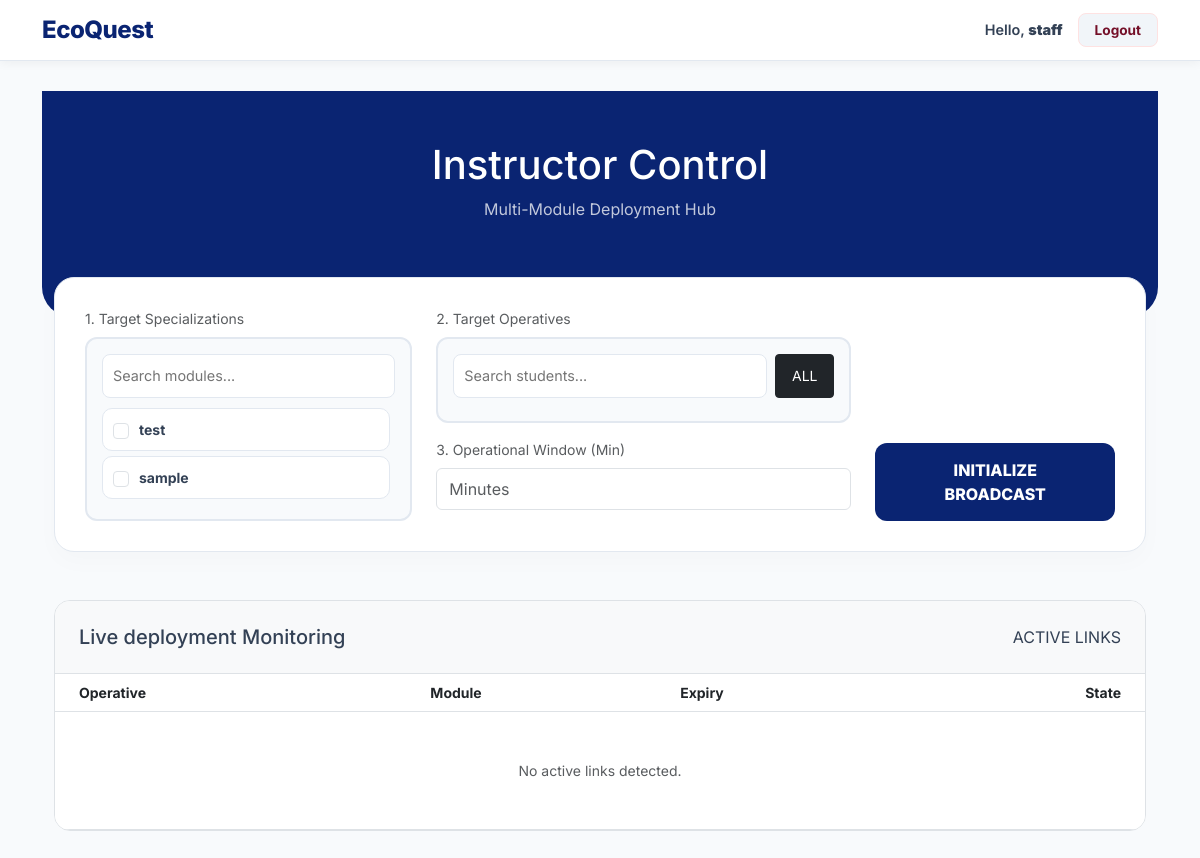
The app's page /dashboard/teacher/ (signed in), older data.
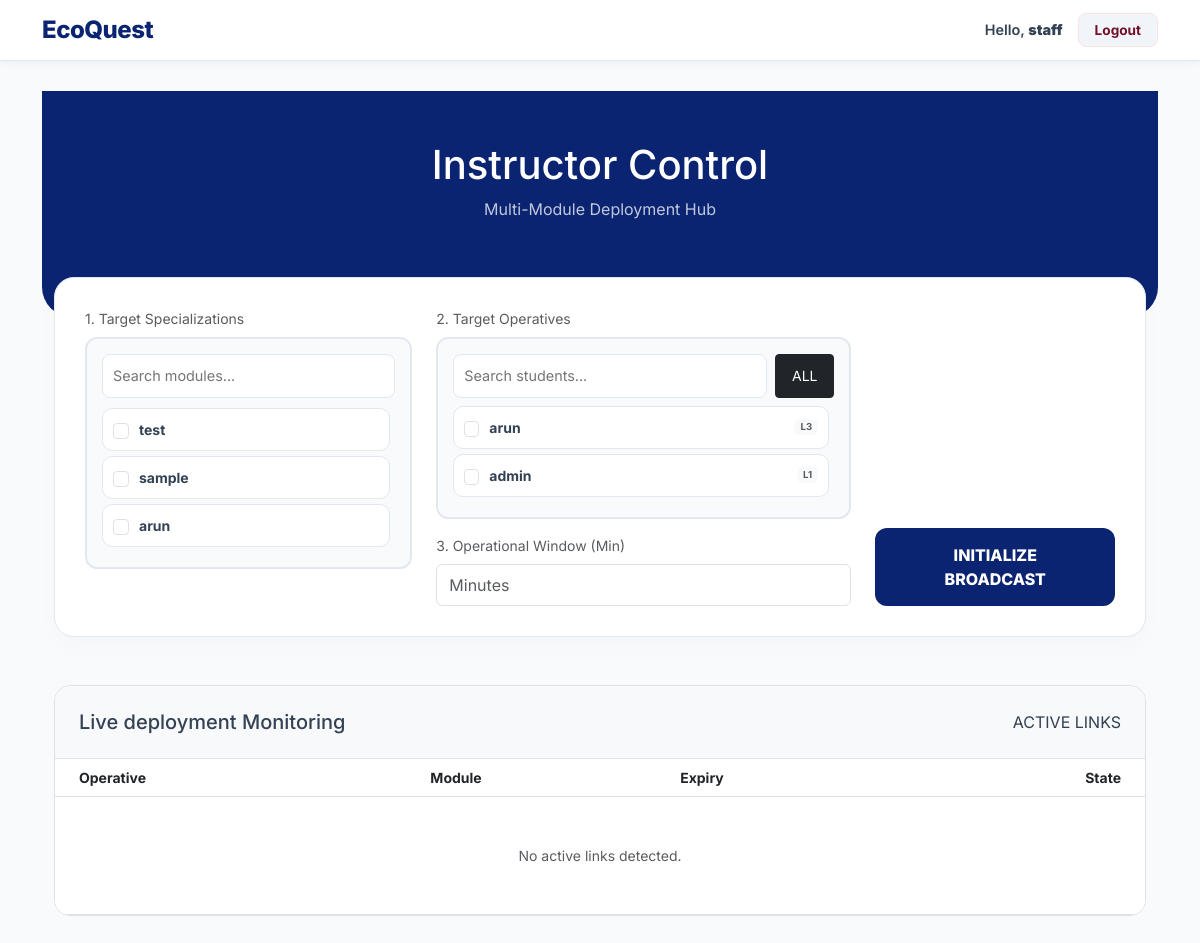
The same page, newer data.
### apps/quizzes/models.py (models this page shows, shortened)
class Category(models.Model):
    name = models.CharField(max_length=100, unique=True)
    description = models.TextField(blank=True)
    created_at = models.DateTimeField(auto_now_add=True)
    class Meta:
        verbose_name_plural = "Categories"

### apps/accounts/models.py (models this page shows, shortened)
class User(AbstractUser):
    ROLE_CHOICES = (
        ('student', 'Student'),
        ('teacher', 'Teacher'),
        ('admin', 'Administrator'),
    )
    LEVEL_CHOICES = (
        (1, 'Bronze'),
        (2, 'Silver'),
        (3, 'Gold'),
    )
    role = models.CharField(max_length=20, choices=ROLE_CHOICES, default='student')
    assigned_teachers = models.ManyToManyField(
        'self',
        symmetrical=False,
        blank=True,
        related_name='my_students',
        limit_choices_to={'role': 'teacher'},
        help_text="Master Admin: Assign this student to multiple teachers."
    )
    school = models.CharField(max_length=100, blank=True)
    grade = models.CharField(max_length=50, blank=True)
    points = models.IntegerField(default=0)
    level = models.IntegerField(default=1, choices=LEVEL_CHOICES)
    total_quizzes_taken = models.IntegerField(default=0)
    total_correct_answers = models.IntegerField(default=0)
    last_active = models.DateTimeField(default=timezone.now)
    avatar = models.ImageField(upload_to='avatars/', null=True, blank=True)
    bio = models.TextField(max_length=500, blank=True)
    class Meta:
        ordering = ['-points', 'username']
        verbose_name = 'User'
        verbose_name_plural = 'Users'

### apps/dashboard/views.py (the view)
# urls.py: path('teacher/', views.teacher_dashboard, name='teacher_dashboard'),
@login_required
@user_passes_test(is_teacher, login_url='/')
def teacher_dashboard(request):
    current_date = timezone.now()
    if request.user.role == 'teacher':
        students = User.objects.filter(role='student', assigned_teachers=request.user)
    else:
        students = User.objects.filter(role='student')
    total_students = students.count()
    avg_points = students.aggregate(Avg('points'))['points__avg'] or 0
    active_today = students.filter(last_active__date=current_date.date()).count()
    student_progress = []
    for student in students.order_by('-points')[:20]:
        has_active = QuizAssignment.objects.filter(
            student=student,
            is_completed=False,
            expires_at__gt=current_date
        ).exists()
        student_progress.append({
            'id': student.id,
            'name': student.username,
            'level': student.level,
            'points': student.points,
            'has_active_assignment': has_active,
        })
    active_assignments = QuizAssignment.objects.filter(
        is_completed=False,
        expires_at__gt=current_date
    ).select_related('student', 'category').order_by('-expires_at')
    if request.user.role == 'teacher':
        active_assignments = active_assignments.filter(instructor=request.user)
    context = {
        'current_date': current_date,
        'total_students': total_students,
        'avg_points': avg_points,
        'active_today': active_today,
        'student_progress': student_progress,
        'active_assignments': active_assignments,
        'available_categories': Category.objects.all(),
    }
    return render(request, 'dashboard/teacher_dashboard.html', context)

### apps/dashboard/views.py (called while the page is built)
def is_teacher(user):
    return user.is_authenticated and user.role in ['teacher', 'admin']

### templates/dashboard/teacher_dashboard.html (shortened to what the changed rows need)
{% extends 'base.html' %}
{% block content %}
<div class="hero">
    <div class="container text-center">
        <h1 class="fw-800">Instructor Control</h1>
    </div>
</div>
<div class="container mb-5">
    <div class="main-card">
        <form action="{% url 'dashboard:assign_quiz' %}" method="POST">
            <div class="row g-4">
                <div class="col-lg-4">
                    <div class="filter-box">
                        <div class="check-list" id="module-list">
                            {% for category in available_categories %}
                            <label class="item-label" for="m_{{ category.id }}">
                                <input type="checkbox" name="quiz_id" value="{{ category.id }}" id="m_{{ category.id }}" class="form-check-input">
                                <span class="small fw-bold">{{ category.name }}</span>
                            </label>
                            {% endfor %}
                        </div>
                    </div>
                </div>
                <div class="col-lg-5">
                    <div class="filter-box">
                        <div class="check-list" id="student-list">
                            {% for student in student_progress %}
                            <label class="item-label student-row" for="s_{{ student.id }}">
                                <input type="checkbox" name="student_ids" value="{{ student.id }}" id="s_{{ student.id }}" class="form-check-input student-cb">
                                <div class="d-flex justify-content-between w-100 align-items-center">
                                    <span class="small fw-bold name-tag">{{ student.name }}</span>
                                    <span class="badge bg-light text-muted" style="font-size: 0.6rem;">L{{ student.level }}</span>
                                </div>
                            </label>
                            {% endfor %}
                        </div>
                    </div>
                </div>
            </div>
        </form>
    </div>
    <div class="mt-5 bg-white border rounded-4 overflow-hidden">
        <div class="table-responsive">
            <table class="table m-0">
                <thead class="bg-light small fw-800 text-muted uppercase">
                    <tr><th class="ps-4">Operative</th><th>Module</th><th>Expiry</th><th class="text-end pe-4">State</th></tr>
                </thead>
            </table>
        </div>
    </div>
</div>
{% endblock %}

Row changes from the older to the newer data that the page shows:
added Category: name "arun"
added User: name "arun"
now on this page (row edited): User: name "admin"
Text that changed along with them:
new list line: "☐ L 3"
new list line: "☐ L 1"
